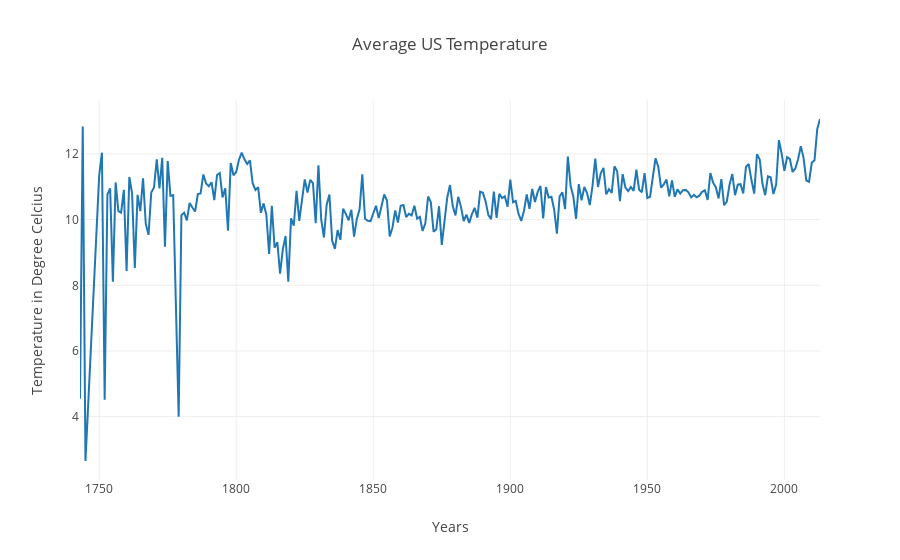

Write notebook code for a chart like this one.
### Code cell
trace=go.Scatter(
    x=US_temp2['dt'],
    y=US_temp2['AverageTemperature'],
    mode='lines',
  
    )
data=[trace]

layout = go.Layout(title = "Average US Temperature",
                    xaxis=dict(
                        title='Years',
#                         titlefont=dict(
#                             family='Courier New, monospace',
#                             size=18,
#                             color='#7f7f7f'
                        )
                    ,yaxis=dict(
                    title='Temperature in Degree Celcius',
#                         titlefont=dict(
#                             family='Courier New, monospace',
#                             size=18,
#                             color='#7f7f7f'
        )
    )



figure=go.Figure(data=data,layout=layout)
py.iplot(figure, filename='line-mode')

### Figure 1 — Plotly figure (JSON) as saved in the notebook; plotly's stock layout.template omitted (floating-point values rounded to 4 significant figures; data arrays with more than 128 entries replaced by an {"elided": "..."} marker saying what was removed)
{"data": [{"mode": "lines", "type": "scatter", "uid": "2b0c0b90-f899-4f16-87c3-82107b978541", "x": {"elided": "267 int values"}, "y": {"elided": "267 float values"}}], "layout": {"title": "Average US Temperature", "xaxis": {"title": "Years"}, "yaxis": {"title": "Temperature in Degree Celcius"}}}
